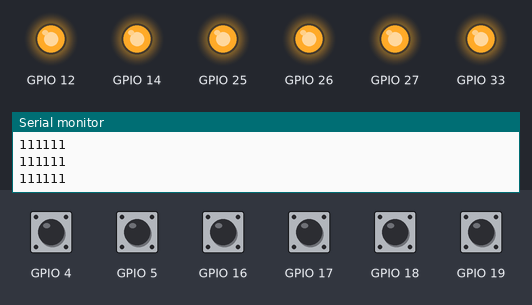
Simulated run of this sketch. Board: ESP32. Parts: output pins drawn as LEDs (lit = HIGH), the last lines printed to the serial monitor. The inputs (shaded band) are chosen by the test bench; at power-on: GPIO 4, GPIO 5, GPIO 16–19 HIGH.

Above: at 1.8 s.
1.9 s: GPIO 4 pulled LOW for 0.6 s
At 2.4 s:
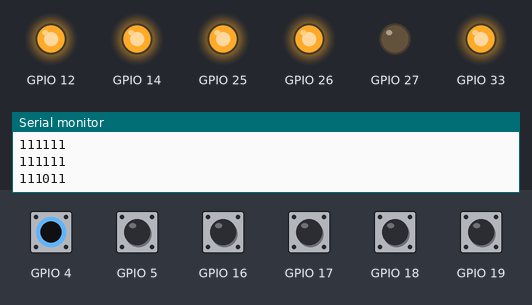
4.0 s: GPIO 5 pulled LOW for 0.6 s
At 4.8 s:
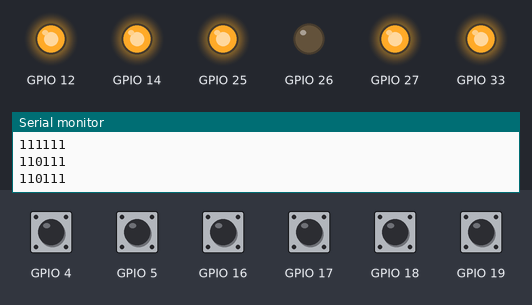
6.5 s: GPIO 16 pulled LOW for 0.6 s
At 7.3 s:
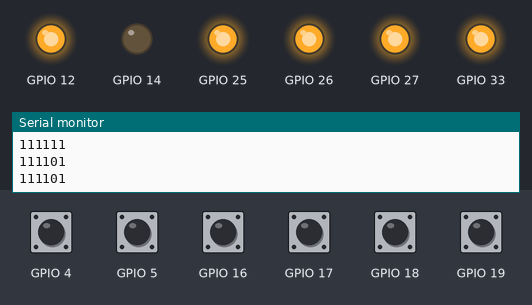
9.0 s: GPIO 17 pulled LOW for 0.6 s
At 9.8 s:
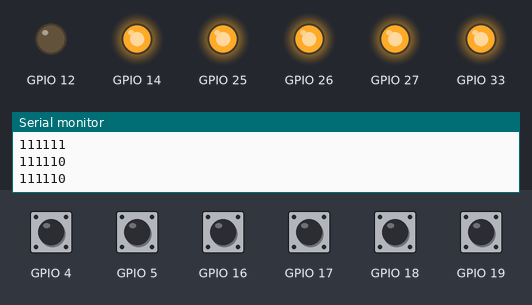
11.5 s: GPIO 18 pulled LOW for 0.6 s
At 12.3 s:
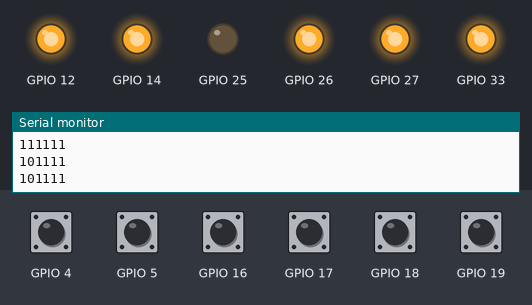
14.0 s: GPIO 19 pulled LOW for 0.6 s
At 14.3 s:
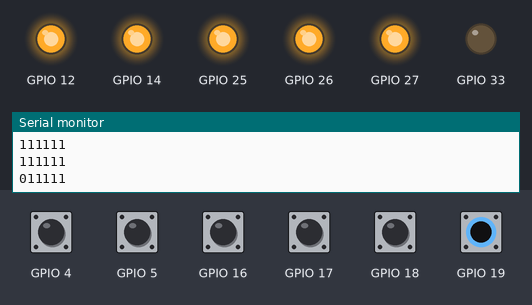
Timing chart, 0 to 17.0 s (numbered marks = the images above; inputs shaded):
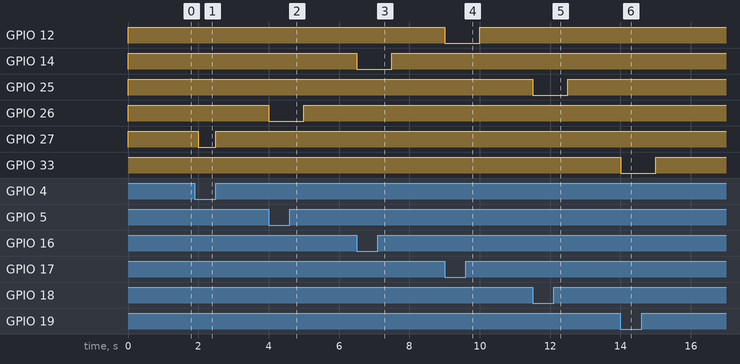

The sketch:

Switches_Test.ino
```cpp
bool a=0,b=0,c=0,d=0,e=0,f=0;


void setup() {
  Serial.begin(115200);
pinMode(19,INPUT_PULLUP);
pinMode(18,INPUT_PULLUP);
pinMode(5,INPUT_PULLUP);
pinMode(17,INPUT_PULLUP);
pinMode(16,INPUT_PULLUP);
pinMode(4,INPUT_PULLUP);

pinMode(33,OUTPUT);
pinMode(25,OUTPUT);
pinMode(26,OUTPUT);
pinMode(27,OUTPUT);
pinMode(14,OUTPUT);
pinMode(12,OUTPUT);

digitalWrite(33,HIGH);
digitalWrite(25,HIGH);
digitalWrite(26,HIGH);
digitalWrite(27,HIGH);
digitalWrite(14,HIGH);
digitalWrite(12,HIGH);

}

void loop() {
if(digitalRead(19)){a=1;digitalWrite(33,HIGH);}else {a=0;digitalWrite(33,LOW);}
if(digitalRead(18)){b=1;digitalWrite(25,HIGH);}else {b=0;digitalWrite(25,LOW);}
if(digitalRead(5)){c=1;digitalWrite(26,HIGH);}else {c=0;digitalWrite(26,LOW);}
if(digitalRead(4)){d=1;digitalWrite(27,HIGH);}else {d=0;digitalWrite(27,LOW);}
if(digitalRead(16)){e=1;digitalWrite(14,HIGH);}else {e=0;digitalWrite(14,LOW);}
if(digitalRead(17)){f=1;digitalWrite(12,HIGH);}else {f=0;digitalWrite(12,LOW);}

Serial.print(a);
Serial.print(b);
Serial.print(c);
Serial.print(d);
Serial.print(e);
Serial.print(f);
Serial.println();

delay(500);
}
```

Measured:
- after the input at 1.9 s, GPIO 27: HIGH → LOW after 0.10 s, → HIGH 0.50 s later
- after the input at 4.0 s, GPIO 26: HIGH → LOW at once, → HIGH 1.0 s later
- after the input at 6.5 s, GPIO 14: HIGH → LOW at once, → HIGH 1.0 s later
- after the input at 9.0 s, GPIO 12: HIGH → LOW at once, → HIGH 1.0 s later
- after the input at 11.5 s, GPIO 25: HIGH → LOW at once, → HIGH 1.0 s later
- after the input at 14.0 s, GPIO 33: HIGH → LOW at once, → HIGH 1.0 s later
